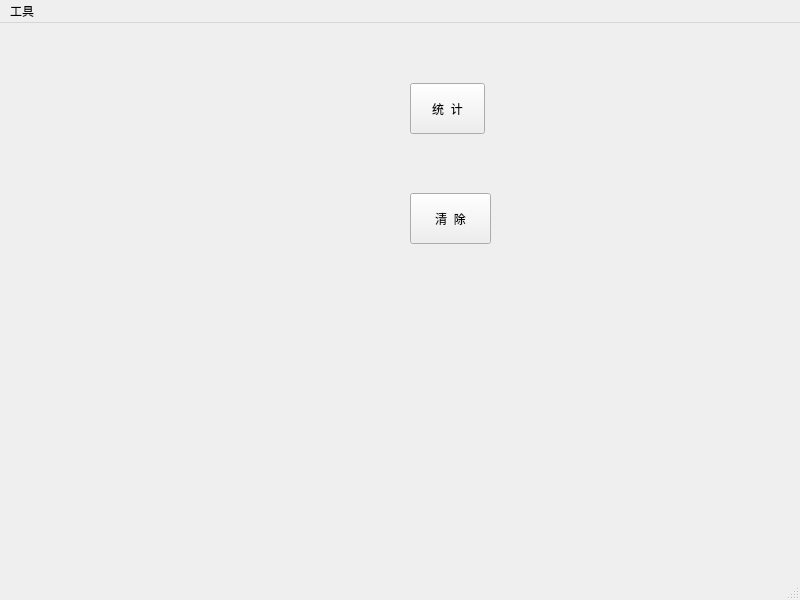
<?xml version="1.0" encoding="UTF-8"?>
<ui version="4.0">
 <class>MainWindow</class>
 <widget class="QMainWindow" name="MainWindow">
  <property name="geometry">
   <rect>
    <x>0</x>
    <y>0</y>
    <width>800</width>
    <height>600</height>
   </rect>
  </property>
  <property name="windowTitle">
   <string>MainWindow</string>
  </property>
  <widget class="QWidget" name="centralwidget">
   <widget class="QWidget" name="widget" native="true">
    <property name="geometry">
     <rect>
      <x>20</x>
      <y>30</y>
      <width>371</width>
      <height>501</height>
     </rect>
    </property>
   </widget>
   <widget class="QWidget" name="widget_2" native="true">
    <property name="geometry">
     <rect>
      <x>510</x>
      <y>29</y>
      <width>261</width>
      <height>501</height>
     </rect>
    </property>
   </widget>
   <widget class="QPushButton" name="pushButton">
    <property name="geometry">
     <rect>
      <x>410</x>
      <y>60</y>
      <width>75</width>
      <height>51</height>
     </rect>
    </property>
    <property name="text">
     <string>统  计</string>
    </property>
   </widget>
   <widget class="QPushButton" name="pushButton_2">
    <property name="geometry">
     <rect>
      <x>410</x>
      <y>170</y>
      <width>81</width>
      <height>51</height>
     </rect>
    </property>
    <property name="text">
     <string>清  除</string>
    </property>
   </widget>
  </widget>
  <widget class="QMenuBar" name="menubar">
   <property name="geometry">
    <rect>
     <x>0</x>
     <y>0</y>
     <width>800</width>
     <height>23</height>
    </rect>
   </property>
   <widget class="QMenu" name="menu">
    <property name="title">
     <string>工具</string>
    </property>
    <addaction name="action"/>
    <addaction name="action_2"/>
   </widget>
   <addaction name="menu"/>
  </widget>
  <widget class="QStatusBar" name="statusbar"/>
  <action name="action">
   <property name="text">
    <string>保存</string>
   </property>
  </action>
  <action name="action_2">
   <property name="text">
    <string>打印 </string>
   </property>
  </action>
 </widget>
 <resources/>
 <connections/>
</ui>
